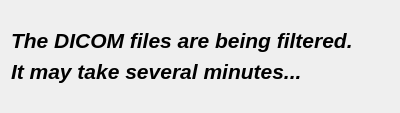
<?xml version="1.0" encoding="UTF-8"?>
<ui version="4.0">
 <class>Form</class>
 <widget class="QWidget" name="Form">
  <property name="geometry">
   <rect>
    <x>0</x>
    <y>0</y>
    <width>400</width>
    <height>113</height>
   </rect>
  </property>
  <property name="windowTitle">
   <string>Form</string>
  </property>
  <layout class="QVBoxLayout" name="verticalLayout">
   <item>
    <spacer name="verticalSpacer_2">
     <property name="orientation">
      <enum>Qt::Vertical</enum>
     </property>
     <property name="sizeHint" stdset="0">
      <size>
       <width>20</width>
       <height>40</height>
      </size>
     </property>
    </spacer>
   </item>
   <item>
    <widget class="QLabel" name="label">
     <property name="font">
      <font>
       <family>Arial</family>
       <pointsize>16</pointsize>
       <weight>75</weight>
       <italic>true</italic>
       <bold>true</bold>
      </font>
     </property>
     <property name="text">
      <string>The DICOM files are being filtered.</string>
     </property>
    </widget>
   </item>
   <item>
    <widget class="QLabel" name="label_2">
     <property name="font">
      <font>
       <family>Arial</family>
       <pointsize>16</pointsize>
       <weight>75</weight>
       <italic>true</italic>
       <bold>true</bold>
      </font>
     </property>
     <property name="text">
      <string>It may take several minutes...</string>
     </property>
    </widget>
   </item>
   <item>
    <spacer name="verticalSpacer_4">
     <property name="orientation">
      <enum>Qt::Vertical</enum>
     </property>
     <property name="sizeHint" stdset="0">
      <size>
       <width>20</width>
       <height>40</height>
      </size>
     </property>
    </spacer>
   </item>
  </layout>
 </widget>
 <resources/>
 <connections/>
</ui>
